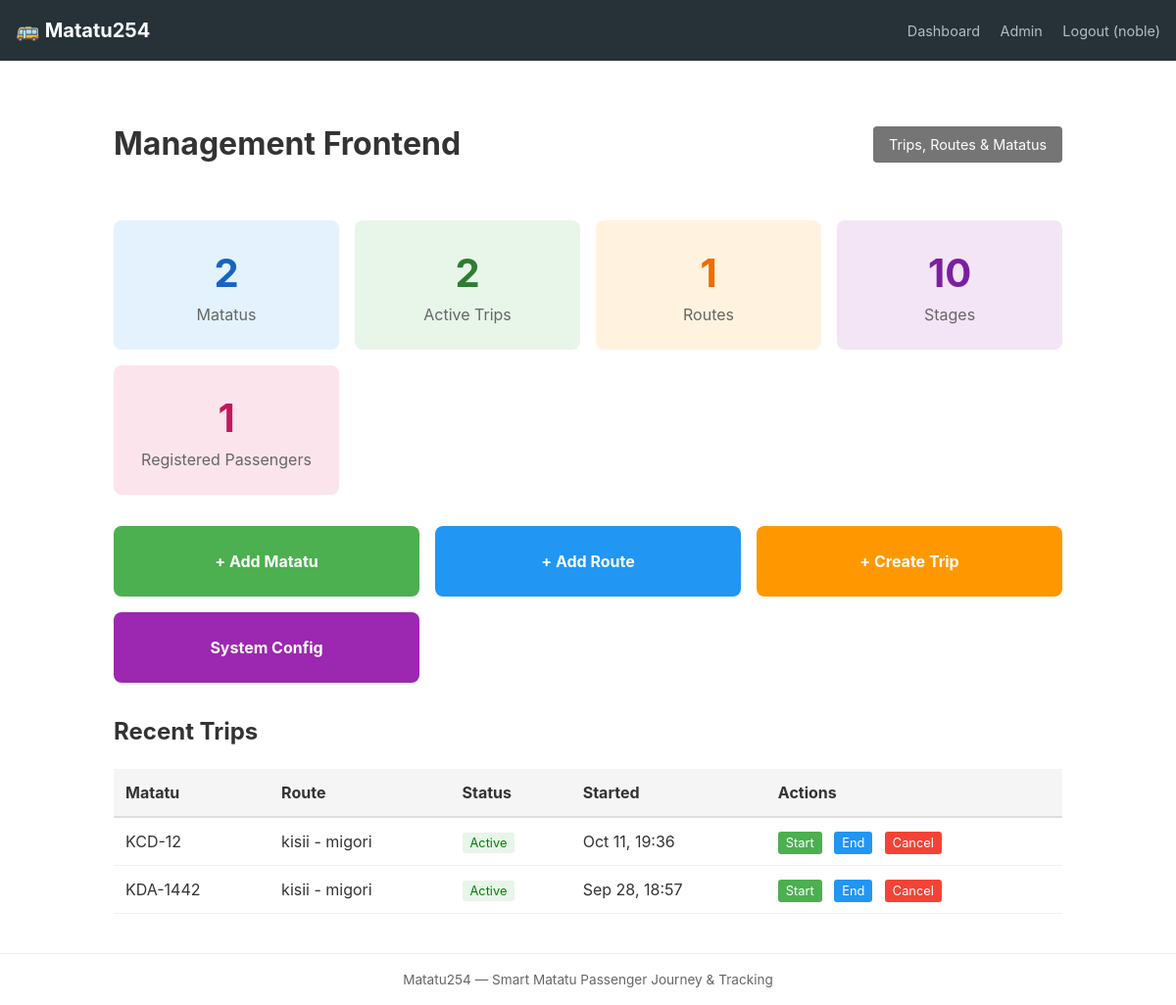
/management/ (signed in), run on the app's committed database.
### accounts/models.py (models this page shows, shortened)
class User(AbstractUser):
  PASSANGER = 'PASSANGER'
  CONDUCTOR = 'CONDUCTOR'
  ADMIN = 'ADMIN'
  ROLE_CHOICES = [
    (PASSANGER, 'Passenger'),
    (CONDUCTOR, 'Conductor'),
    (ADMIN, 'Admin')
  ]
  phone_number = models.CharField(max_length=15, unique=True, blank=True, null=True)
  role = models.CharField(max_length=20, choices=ROLE_CHOICES, default=PASSANGER)
  matatu = models.ForeignKey(
    'fleet.Matatu',
    on_delete=models.SET_NULL,
    null=True,
    blank=True,
    related_name='conductor',
    help_text='Matatu assigned to this conductor (1:1 per MVP)'
  )
  created_at = models.DateTimeField(auto_now_add=True)
  updated_at = models.DateTimeField(auto_now=True)

### trips/models.py (models this page shows, shortened)
class ActiveTrip(models.Model):
  class Status(models.TextChoices):
    CREATED = "created", "Created"
    ACTIVE = "active", "Active"
    COMPLETED = "completed", "Completed"
    CANCELLED = "cancelled", "Cancelled"
  matatu = models.ForeignKey(Matatu, on_delete=models.CASCADE)
  route = models.ForeignKey(Route, on_delete=models.CASCADE)
  start_time = models.DateTimeField(auto_now_add=True)
  end_time = models.DateTimeField(null=True, blank=True)
  status = models.CharField(
    max_length=9,
    choices=Status.choices,
    default=Status.CREATED,
  )
  current_latitude = models.DecimalField(
      max_digits=9, decimal_places=6, null=True, blank=True
  )
  current_longitude = models.DecimalField(
      max_digits=9, decimal_places=6, null=True, blank=True
  )
  last_ping_at = models.DateTimeField(null=True, blank=True)

### fleet/models.py (models this page shows, shortened)
class Matatu(models.Model):
	registration_number = models.CharField(max_length=20, unique=True)
	operator = models.CharField(max_length=255)
	owner = models.ForeignKey(settings.AUTH_USER_MODEL, on_delete=models.CASCADE, related_name="matatus", null=True, blank=True)
	created_at = models.DateTimeField(auto_now_add=True)

### r_outes/models.py (models this page shows, shortened)
class Route(models.Model):
    name = models.CharField(max_length=100, unique=True)
    description = models.TextField(max_length=150, blank=True)

### management/views.py (the view)
# urls.py: path("", views.dashboard, name="dashboard"),
@login_required
@user_passes_test(is_admin)
def dashboard(request):
    stats = {
        'total_matatus': Matatu.objects.count(),
        'active_trips': ActiveTrip.objects.filter(status=ActiveTrip.Status.ACTIVE).count(),
        'total_routes': Route.objects.count(),
        'total_stages': Stage.objects.count(),
        'total_passengers': JourneySession.objects.values('passenger').distinct().count(),
        'pending_notifications': Notification.objects.filter(status=Notification.Status.SENT).count(),
    }
    recent_trips = ActiveTrip.objects.select_related('matatu', 'route').order_by('-start_time')[:10]
    return render(request, "management/dashboard.html", {
        'stats': stats,
        'recent_trips': recent_trips,
    })

### management/views.py (called while the page is built)
def is_admin(user):
    return user.is_authenticated and user.role == 'ADMIN'

### management/templates/management/dashboard.html (shortened to what this page needs)
{% extends 'base.html' %}
{% block content %}
  <div style="max-width: 1000px; margin: 0 auto; padding: 1rem;">
    <header style="display: flex; justify-content: space-between; align-items: center; margin-bottom: 2rem;">
      <h1>Management Frontend</h1>
      <span style="padding: 0.5rem 1rem; background: #757575; color: white; border-radius: 4px; font-size: 0.9rem;">Trips, Routes & Matatus</span>
    </header>
    <div style="display: grid; grid-template-columns: repeat(auto-fit, minmax(200px, 1fr)); gap: 1rem; margin-bottom: 2rem;">
      <div style="padding: 1.5rem; background: #e3f2fd; border-radius: 8px; text-align: center;">
        <div style="font-size: 2.5rem; font-weight: bold; color: #1565c0;">{{ stats.total_matatus }}</div>
        <div style="color: #666;">Matatus</div>
      </div>
      <div style="padding: 1.5rem; background: #e8f5e9; border-radius: 8px; text-align: center;">
        <div style="font-size: 2.5rem; font-weight: bold; color: #2e7d32;">{{ stats.active_trips }}</div>
        <div style="color: #666;">Active Trips</div>
      </div>
      <div style="padding: 1.5rem; background: #fff3e0; border-radius: 8px; text-align: center;">
        <div style="font-size: 2.5rem; font-weight: bold; color: #ef6c00;">{{ stats.total_routes }}</div>
        <div style="color: #666;">Routes</div>
      </div>
      <div style="padding: 1.5rem; background: #f3e5f5; border-radius: 8px; text-align: center;">
        <div style="font-size: 2.5rem; font-weight: bold; color: #7b1fa2;">{{ stats.total_stages }}</div>
        <div style="color: #666;">Stages</div>
      </div>
      <div style="padding: 1.5rem; background: #fce4ec; border-radius: 8px; text-align: center;">
        <div style="font-size: 2.5rem; font-weight: bold; color: #c2185b;">{{ stats.total_passengers }}</div>
        <div style="color: #666;">Registered Passengers</div>
      </div>
    </div>
    <div style="display: grid; grid-template-columns: repeat(auto-fit, minmax(250px, 1fr)); gap: 1rem; margin-bottom: 2rem;">
      <a href="{% url 'management:matatu-create' %}" style="padding: 1.5rem; background: #4caf50; color: white; text-decoration: none; border-radius: 8px; text-align: center;">
        <strong>+ Add Matatu</strong>
      </a>
      <a href="{% url 'management:route-create' %}" style="padding: 1.5rem; background: #2196f3; color: white; text-decoration: none; border-radius: 8px; text-align: center;">
        <strong>+ Add Route</strong>
      </a>
      <a href="{% url 'management:trip-create' %}" style="padding: 1.5rem; background: #ff9800; color: white; text-decoration: none; border-radius: 8px; text-align: center;">
        <strong>+ Create Trip</strong>
      </a>
      <a href="{% url 'management:system-config' %}" style="padding: 1.5rem; background: #9c27b0; color: white; text-decoration: none; border-radius: 8px; text-align: center;">
        <strong>System Config</strong>
      </a>
    </div>
    <div>
      <h2>Recent Trips</h2>
      {% if recent_trips %}
        <div style="overflow-x: auto;">
          <table style="width: 100%; border-collapse: collapse;">
            <thead>
              <tr style="background: #f5f5f5;">
                <th style="padding: 0.75rem; text-align: left; border-bottom: 2px solid #ddd;">Matatu</th>
                <th style="padding: 0.75rem; text-align: left; border-bottom: 2px solid #ddd;">Route</th>
                <th style="padding: 0.75rem; text-align: left; border-bottom: 2px solid #ddd;">Status</th>
                <th style="padding: 0.75rem; text-align: left; border-bottom: 2px solid #ddd;">Started</th>
                <th style="padding: 0.75rem; text-align: left; border-bottom: 2px solid #ddd;">Actions</th>
              </tr>
            </thead>
            <tbody>
              {% for trip in recent_trips %}
                <tr style="border-bottom: 1px solid #eee;">
                  <td style="padding: 0.75rem;">{{ trip.matatu.registration_number }}</td>
                  <td style="padding: 0.75rem;">{{ trip.route.name }}</td>
                  <td style="padding: 0.75rem;">
                    <span style="
                      text-transform: capitalize;
                      padding: 0.2rem 0.5rem;
                      border-radius: 3px;
                      font-size: 0.8rem;
                      background:
                        {% if trip.status == 'active' %}#e8f5e9
                        {% elif trip.status == 'completed' %}#e3f2fd
                        {% elif trip.status == 'cancelled' %}#fce4ec
                        {% else %}#fff3e0{% endif %};
                      color:
                        {% if trip.status == 'active' %}green
                        {% elif trip.status == 'completed' %}blue
                        {% elif trip.status == 'cancelled' %}red
                        {% else %}orange{% endif %};
                    ">
                      {{ trip.get_status_display }}
                    </span>
                  </td>
                  <td style="padding: 0.75rem;">{{ trip.start_time|date:"M d, H:i" }}</td>
                  <td style="padding: 0.75rem;">
                    <a href="{% url 'management:trip-start' trip.pk %}" style="margin-right: 0.5rem; padding: 0.25rem 0.5rem; background: #4caf50; color: white; text-decoration: none; border-radius: 3px; font-size: 0.8rem;">Start</a>
                    <a href="{% url 'management:trip-end' trip.pk %}" style="margin-right: 0.5rem; padding: 0.25rem 0.5rem; background: #2196f3; color: white; text-decoration: none; border-radius: 3px; font-size: 0.8rem;">End</a>
                    <a href="{% url 'management:trip-cancel' trip.pk %}" style="padding: 0.25rem 0.5rem; background: #f44336; color: white; text-decoration: none; border-radius: 3px; font-size: 0.8rem;">Cancel</a>
                  </td>
                </tr>
              {% endfor %}
            </tbody>
          </table>
        </div>
      {% else %}
        <p style="color: #666;">No trips yet.</p>
      {% endif %}
    </div>
  </div>
{% endblock %}

### templates/base.html (shortened to what this page needs)
<!DOCTYPE html>
<html lang="en">
<head>
</head>
<body>
  <header class="site-header">
    <div class="container">
      <h1>🚌 Matatu254</h1>
      <nav>
        {% if user.is_authenticated %}
          <a href="{% url 'core:dashboard' %}">Dashboard</a>
          {% if user.role == 'ADMIN' %}
            <a href="/admin/">Admin</a>
          {% endif %}
          <a href="{% url 'accounts:logout' %}">Logout ({{ user.username }})</a>
        {% else %}
          <a href="{% url 'accounts:login' %}">Login</a>
          <a href="{% url 'accounts:register' %}">Register</a>
        {% endif %}
      </nav>
    </div>
  </header>
  <main class="main" id="main-content">
    {% block content %}{% endblock %}
  </main>
  <footer>
    Matatu254 — Smart Matatu Passenger Journey & Tracking
  </footer>
</body>
</html>

### templates/base.html (style rules this page uses)
* { box-sizing: border-box; }
body { font-family: -apple-system, BlinkMacSystemFont, "Segoe UI", Roboto, sans-serif; margin: 0; line-height: 1.5; color: #333; }
.site-header { background: #263238; color: white; padding: 1rem; }
.site-header .container { max-width: 1200px; margin: 0 auto; display: flex; justify-content: space-between; align-items: center; }
.site-header h1 { margin: 0; font-size: 1.25rem; }
.site-header nav a { color: #b0bec5; text-decoration: none; margin-left: 1rem; font-size: 0.9rem; }
.main { max-width: 1200px; margin: 0 auto; padding: 1.5rem 1rem; }
footer { border-top: 1px solid #eee; padding: 1rem; text-align: center; color: #666; font-size: 0.85rem; }

### data on the page
User: username "noble"
ActiveTrip: matatu.registration_number "KCD-12", route.name "kisii - migori", status "Active", start_time "Oct 11, 19:36"
ActiveTrip: matatu.registration_number "KDA-1442", route.name "kisii - migori", status "Active", start_time "Sep 28, 18:57"

### other printed values
{{ stats.total_matatus }} "2"
{{ stats.active_trips }} "2"
{{ stats.total_routes }} "1"
{{ stats.total_stages }} "10"
{{ stats.total_passengers }} "1"
